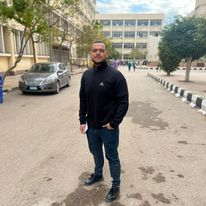
#> input picture opencv_chapters/photos/ibra.jpg, 206 x 206 px, found by its file name
$ python chapter3.py
#> lines starting #> are read from the running program, lines starting #| are printed output that depends on the picture
import cv2 as cv
import numpy as np


img = cv.imread('opencv_chapters/photos/ibra.jpg')
#> img is the input picture: shape (206, 206, 3); mean B, G, R 137.8, 152, 159.7
cv.imshow('img', img)

print(img.shape)
#| (206, 206, 3)
#================================================================

resized_img = cv.resize(img, (400,400))
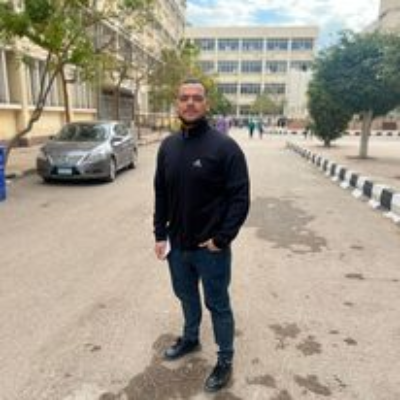
#> resized_img: shape (400, 400, 3); mean B, G, R 137.7, 151.8, 159.6
cv.imshow('resized image', resized_img)

print(resized_img.shape)
#| (400, 400, 3)

################################################################################################
cropped_img = img[0:100,100:150]
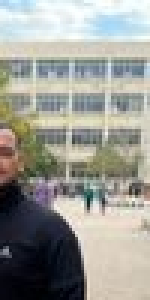
#> cropped_img: shape (100, 50, 3) (shown 3 times larger); mean B, G, R 147.4, 154.1, 153.6
cv.imshow('cropped image', cropped_img)


cv.waitKey(0)
